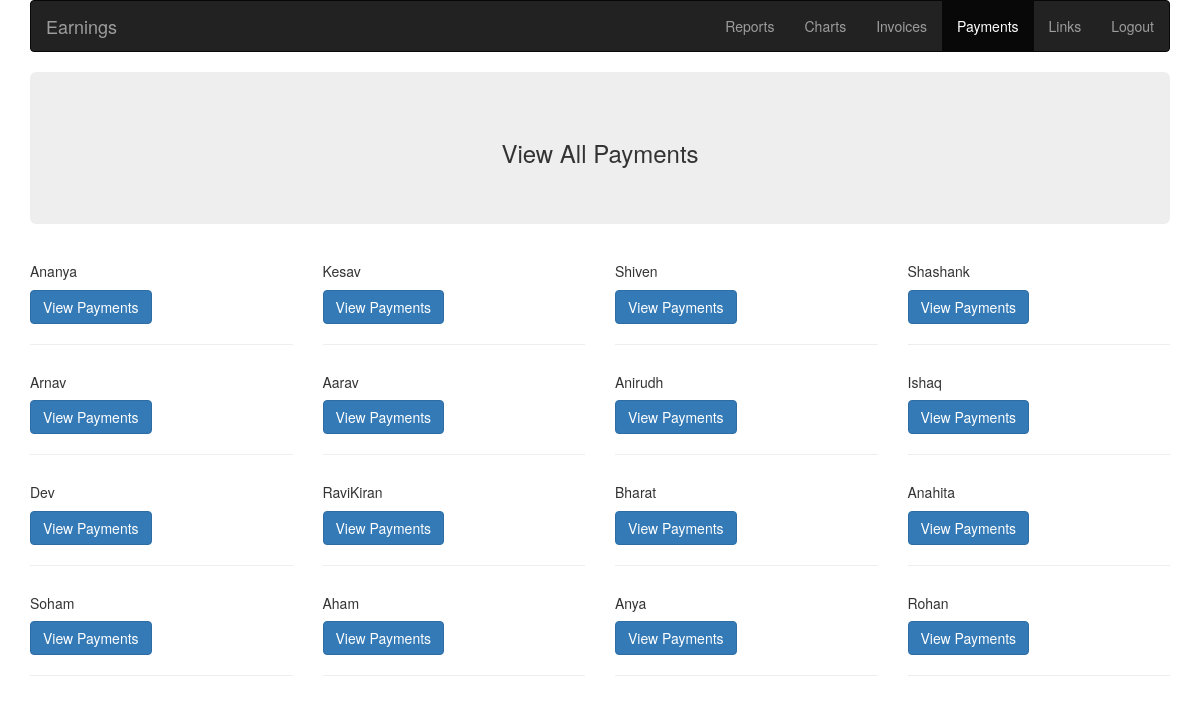
The page /payments/ on the database its author committed.
### home/models.py (models this page shows)
class Student(models.Model):
    name = models.CharField(max_length=20)
    grade = models.CharField(max_length=20, blank=True)
    school = models.CharField(max_length=20, blank=True)
    subjects = models.CharField(max_length=50)
    email = models.EmailField(blank=True)
    phone = models.CharField(max_length=12, blank=True)
    hourly_rate = models.IntegerField()
    def __str__(self):
        return self.name

### payments/views.py (the view)
# urls.py: 2. Add a URL to urlpatterns:  path('', views.home, name='home')
def home(request):
    payments = Payment.objects.all()
    payments_json = get_students(payments)
    context = {
        'payments_json' : payments_json
    }
    return render(request, 'payments/payments_home.html', context)

### payments/views.py (called while the page is built)
def get_students(payments):
    json = {}
    for payment in payments:
        if payment.student_name in json:
            json[payment.student_name].append([
                payment.span,
                payment.amount,
                payment.received_datetime,
                payment.mode
            ])
        else:
            json[payment.student_name] = [[
                payment.span,
                payment.amount,
                payment.received_datetime,
                payment.mode
            ]]
    return json

### payments/templates/payments/payments_home.html (shortened to what this page needs)
<!DOCTYPE html>
<html lang="en">
<head>
    {% load static %}
  <link rel="stylesheet" href="https://maxcdn.bootstrapcdn.com/bootstrap/3.4.1/css/bootstrap.min.css">
</head>
<body>
    <div class="container">
        <nav class="navbar navbar-inverse">
          <div class="container-fluid">
            <div class="navbar-header">
              <a class="navbar-brand" href="{% url 'landing' %}">Earnings</a>
            </div>
            <ul class="nav navbar-nav navbar-right">
              <li><a href="{% url 'dashboard' 1%}">Reports</a></li>
              <li><a href="{% url 'charts' 1 %}">Charts</a></li>
              <li><a href="{% url 'invoices_home' %}">Invoices</a></li>
              <li class="active"><a href="#">Payments</a></li>
              <li><a href="{% url 'links' %}">Links</a></li>
              <li><a href="{% url 'logout' %}">Logout</a></li>
            </ul>
          </div>
        </nav>
        <div class="jumbotron text-center">
            <h3>View All Payments </h3>
        </div>
        <div class="row">
            {% for key, value in payments_json.items %}
            <div class="col-sm-3">
                <div class="card" style="width: 18rem;">
                  <div class="card-body">
                    <h5 class="card-title">{{key}}</h5>
                    <button type="button" class="btn btn-primary" data-toggle="modal" data-target="#{{key}}">View Payments</button>
                  </div>
            </div>
                <hr>
            </div>
            {% endfor %}
        </div>
    </div>
</body>
</html>

### rows shown on the page
Student: name "Ananya"
Student: name "Kesav"
Student: name "Shiven"
Student: name "Shashank"
Student: name "Arnav"
Student: name "Aarav"
Student: name "Anirudh"
Student: name "Ishaq"
Student: name "Dev"
Student: name "RaviKiran"
Student: name "Bharat"
Student: name "Anahita"
Student: name "Soham"
Student: name "Aham"
Student: name "Anya"
Student: name "Rohan"
